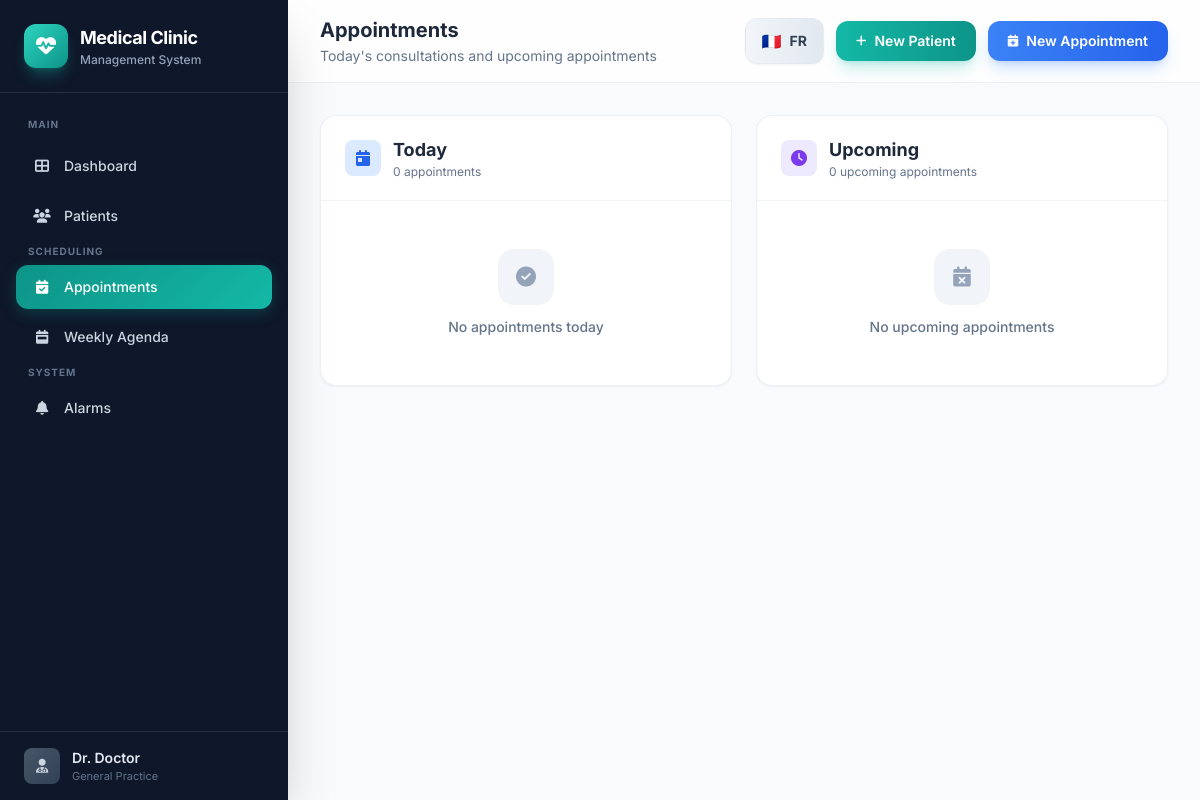
Page /appointments/ on the earlier database version.
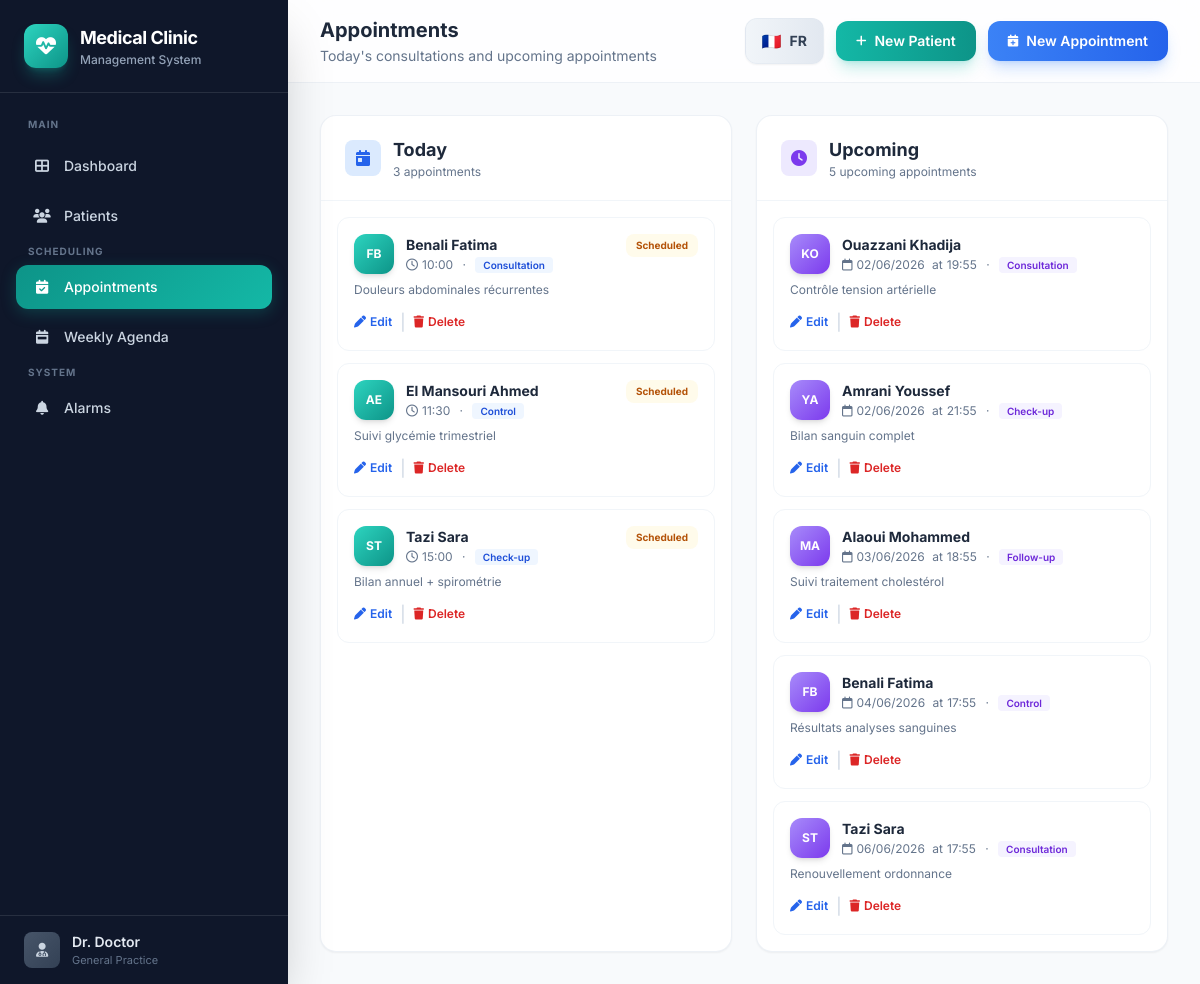
Same page on the later database version.
### clinic/models.py (models this page shows, shortened)
class Appointment(models.Model):
    TYPE_CHOICES = [
        ('Consultation', 'Consultation'),
        ('Check-up', 'Check-up'),
        ('Control', 'Control'),
        ('Emergency', 'Emergency'),
        ('Follow-up', 'Follow-up'),
    ]
    STATUS_CHOICES = [
        ('Scheduled', 'Scheduled'),
        ('Cancelled', 'Cancelled'),
        ('Completed', 'Completed'),
    ]
    objects = AppointmentManager()
    patient = models.ForeignKey(
        Patient,
        on_delete=models.CASCADE,
        related_name='appointments',
        verbose_name="Patient",
    )
    date_time = models.DateTimeField("Date and time")
    type = models.CharField(
        "Appointment type",
        max_length=20,
        choices=TYPE_CHOICES,
        default='Consultation',
    )
    reason = models.TextField("Reason")
    status = models.CharField(
        "Status",
        max_length=20,
        choices=STATUS_CHOICES,
        default='Scheduled',
    )
    contacted_for_reminder = models.BooleanField(
        "Contacted for reminder",
        default=False,
    )
    class Meta:
        verbose_name = "Appointment"
        verbose_name_plural = "Appointments"
        ordering = ['date_time']

class Patient(models.Model):
    BLOOD_GROUP_CHOICES = [
        ('A+', 'A+'),
        ('A-', 'A-'),
        ('B+', 'B+'),
        ('B-', 'B-'),
        ('AB+', 'AB+'),
        ('AB-', 'AB-'),
        ('O+', 'O+'),
        ('O-', 'O-'),
    ]
    first_name = models.CharField("First name", max_length=100)
    last_name = models.CharField("Last name", max_length=100)
    date_of_birth = models.DateField("Date of birth")
    cin = models.CharField("CIN", max_length=20, blank=True, null=True)
    phone = models.CharField("Phone", max_length=20)
    email = models.EmailField("Email", blank=True, null=True)
    address = models.TextField("Address", blank=True, null=True)
    city = models.CharField("City", max_length=100, blank=True, null=True)
    blood_group = models.CharField(
        "Blood group",
        max_length=5,
        choices=BLOOD_GROUP_CHOICES,
        blank=True,
        null=True,
    )
    allergies = models.TextField("Allergies", blank=True)
    chronic_diseases = models.TextField("Chronic diseases", blank=True)
    created_at = models.DateTimeField("Created at", auto_now_add=True)
    class Meta:
        verbose_name = "Patient"
        verbose_name_plural = "Patients"
        ordering = ['-created_at']
    @property
    def full_name(self):
        return f"{self.last_name} {self.first_name}"

### clinic/views.py (the view)
# urls.py: path('appointments/', views.appointment_list, name='appointment_list'),
def appointment_list(request):
    today = timezone.localdate()
    today_appointments = Appointment.objects.filter(
        date_time__date=today,
    ).select_related('patient')
    upcoming_appointments = Appointment.objects.filter(
        date_time__date__gt=today,
        status='Scheduled',
    ).select_related('patient')[:15]
    context = {
        'today_appointments': today_appointments,
        'upcoming_appointments': upcoming_appointments,
    }
    return render(request, 'clinic/appointment_list.html', context)

### clinic/templates/clinic/appointment_list.html (shortened to what this page needs)
{% extends "clinic/base.html" %}
{% load i18n %}
{% block page_title %}{% trans "Appointments" %}{% endblock %}
{% block page_subtitle %}{% trans "Today's consultations and upcoming appointments" %}{% endblock %}
{% block content %}
<div class="grid grid-cols-1 lg:grid-cols-2 gap-6">
    <div class="bg-white rounded-2xl border border-slate-200/60 shadow-sm fade-in">
        <div class="px-6 py-5 border-b border-slate-100">
            <div class="flex items-center gap-3">
                <div class="w-9 h-9 bg-blue-100 rounded-lg flex items-center justify-center">
                    <i class="fas fa-calendar-day text-blue-600"></i>
                </div>
                <div>
                    <h3 class="text-lg font-bold text-slate-800">{% trans "Today" %}</h3>
                    <p class="text-xs text-slate-500">
                    </p>
                </div>
            </div>
        </div>
        {% if today_appointments %}
        <div class="p-4 space-y-3">
            {% for rdv in today_appointments %}
            <div class="p-4 rounded-xl border border-slate-100 hover:border-teal-200 hover:bg-teal-50/30 transition-all duration-200">
                <div class="flex items-start justify-between">
                    <div class="flex items-center gap-3">
                        <div class="w-10 h-10 bg-gradient-to-br from-teal-400 to-teal-600 rounded-xl flex items-center justify-center text-white text-xs font-bold shadow-md">
                            {{ rdv.patient.first_name|first }}{{ rdv.patient.last_name|first }}
                        </div>
                        <div>
                            <p class="text-sm font-bold text-slate-800">{{ rdv.patient.full_name }}</p>
                            <p class="text-xs text-slate-500 mt-0.5">
                                <i class="far fa-clock mr-1"></i>{{ rdv.date_time|time:"H:i" }}
                                <span class="mx-1.5">·</span>
                                <span class="px-2 py-0.5 bg-blue-50 text-blue-700 rounded text-[10px] font-semibold">{{ rdv.type }}</span>
                            </p>
                        </div>
                    </div>
                    <div class="flex items-center gap-1.5">
                        {% if rdv.status == 'Scheduled' %}
                            <span class="px-2.5 py-1 bg-amber-50 text-amber-700 rounded-lg text-[10px] font-bold">{% trans "Scheduled" %}</span>
                        {% elif rdv.status == 'Completed' %}
                            <span class="px-2.5 py-1 bg-emerald-50 text-emerald-700 rounded-lg text-[10px] font-bold">{% trans "Completed" %}</span>
                        {% elif rdv.status == 'Cancelled' %}
                            <span class="px-2.5 py-1 bg-red-50 text-red-700 rounded-lg text-[10px] font-bold">{% trans "Cancelled" %}</span>
                        {% endif %}
                    </div>
                </div>
                <p class="text-xs text-slate-500 mt-2 ml-13">{{ rdv.reason|truncatewords:20 }}</p>
                <div class="flex items-center gap-2 mt-3 ml-13">
                    <a href="{% url 'appointment_edit' rdv.pk %}" class="text-xs font-semibold text-blue-600 hover:text-blue-700">
                        <i class="fas fa-pen mr-1"></i>{% trans "Edit" %}
                    </a>
                    <span class="text-slate-300">|</span>
                    <a href="{% url 'appointment_delete' rdv.pk %}" class="text-xs font-semibold text-red-600 hover:text-red-700">
                        <i class="fas fa-trash mr-1"></i>{% trans "Delete" %}
                    </a>
                </div>
            </div>
            {% endfor %}
        </div>
        {% else %}
        <div class="px-6 py-12 text-center">
            <div class="w-14 h-14 bg-slate-100 rounded-2xl flex items-center justify-center mx-auto mb-3">
                <i class="fas fa-check-circle text-slate-400 text-xl"></i>
            </div>
            <p class="text-slate-500 font-medium text-sm">{% trans "No appointments today" %}</p>
        </div>
        {% endif %}
    </div>
    <div class="bg-white rounded-2xl border border-slate-200/60 shadow-sm fade-in fade-in-delay-1">
        <div class="px-6 py-5 border-b border-slate-100">
            <div class="flex items-center gap-3">
                <div class="w-9 h-9 bg-violet-100 rounded-lg flex items-center justify-center">
                    <i class="fas fa-clock text-violet-600"></i>
                </div>
                <div>
                    <h3 class="text-lg font-bold text-slate-800">{% trans "Upcoming" %}</h3>
                    <p class="text-xs text-slate-500">
                    </p>
                </div>
            </div>
        </div>
        {% if upcoming_appointments %}
        <div class="p-4 space-y-3">
            {% for rdv in upcoming_appointments %}
            <div class="p-4 rounded-xl border border-slate-100 hover:border-violet-200 hover:bg-violet-50/30 transition-all duration-200">
                <div class="flex items-start justify-between">
                    <div class="flex items-center gap-3">
                        <div class="w-10 h-10 bg-gradient-to-br from-violet-400 to-violet-600 rounded-xl flex items-center justify-center text-white text-xs font-bold shadow-md">
                            {{ rdv.patient.first_name|first }}{{ rdv.patient.last_name|first }}
                        </div>
                        <div>
                            <p class="text-sm font-bold text-slate-800">{{ rdv.patient.full_name }}</p>
                            <p class="text-xs text-slate-500 mt-0.5">
                                <i class="far fa-calendar mr-1"></i>{{ rdv.date_time|date:"d/m/Y" }}
                                <span class="mx-1">{% trans "at" %}</span>{{ rdv.date_time|time:"H:i" }}
                                <span class="mx-1.5">·</span>
                                <span class="px-2 py-0.5 bg-violet-50 text-violet-700 rounded text-[10px] font-semibold">{{ rdv.type }}</span>
                            </p>
                        </div>
                    </div>
                </div>
                <p class="text-xs text-slate-500 mt-2">{{ rdv.reason|truncatewords:15 }}</p>
                <div class="flex items-center gap-2 mt-3">
                    <a href="{% url 'appointment_edit' rdv.pk %}" class="text-xs font-semibold text-blue-600 hover:text-blue-700">
                        <i class="fas fa-pen mr-1"></i>{% trans "Edit" %}
                    </a>
                    <span class="text-slate-300">|</span>
                    <a href="{% url 'appointment_delete' rdv.pk %}" class="text-xs font-semibold text-red-600 hover:text-red-700">
                        <i class="fas fa-trash mr-1"></i>{% trans "Delete" %}
                    </a>
                </div>
            </div>
            {% endfor %}
        </div>
        {% else %}
        <div class="px-6 py-12 text-center">
            <div class="w-14 h-14 bg-slate-100 rounded-2xl flex items-center justify-center mx-auto mb-3">
                <i class="fas fa-calendar-times text-slate-400 text-xl"></i>
            </div>
            <p class="text-slate-500 font-medium text-sm">{% trans "No upcoming appointments" %}</p>
        </div>
        {% endif %}
    </div>
</div>
{% endblock %}

Differences in the rows shown:
added Appointment: patient.first_name|first "F", patient.last_name|first "B", patient.full_name "Benali Fatima", date_time "10:00", type "Consultation", reason "Douleurs abdominales récurrentes", shown under "Today"
added Appointment: patient.first_name|first "A", patient.last_name|first "E", patient.full_name "El Mansouri Ahmed", date_time "11:30", type "Control", reason "Suivi glycémie trimestriel", shown under "Today"
added Appointment: patient.first_name|first "S", patient.last_name|first "T", patient.full_name "Tazi Sara", date_time "15:00", type "Check-up", reason "Bilan annuel + spirométrie", shown under "Today"
added Appointment: patient.first_name|first "K", patient.last_name|first "O", patient.full_name "Ouazzani Khadija", date_time "02/06/2026", date_time "19:55", type "Consultation", reason "Contrôle tension artérielle", shown under "Upcoming"
added Appointment: patient.first_name|first "Y", patient.last_name|first "A", patient.full_name "Amrani Youssef", date_time "02/06/2026", date_time "21:55", type "Check-up", reason "Bilan sanguin complet", shown under "Upcoming"
added Appointment: patient.first_name|first "M", patient.last_name|first "A", patient.full_name "Alaoui Mohammed", date_time "03/06/2026", date_time "18:55", type "Follow-up", reason "Suivi traitement cholestérol", shown under "Upcoming"
added Appointment: patient.first_name|first "F", patient.last_name|first "B", patient.full_name "Benali Fatima", date_time "04/06/2026", date_time "17:55", type "Control", reason "Résultats analyses sanguines", shown under "Upcoming"
added Appointment: patient.first_name|first "S", patient.last_name|first "T", patient.full_name "Tazi Sara", date_time "06/06/2026", date_time "17:55", type "Consultation", reason "Renouvellement ordonnance", shown under "Upcoming"
Other differences:
text no longer shown: "0 appointments 0 upcoming appointments No appointments today No upcoming appointments"
text now shown: "3 appointments 5 upcoming appointments"
